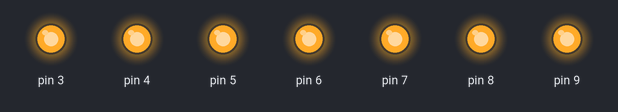
This sketch was run on a simulated Arduino Uno, built with avr-gcc and run on an emulated ATmega328P. Shown: output pins drawn as LEDs (lit = HIGH).

Above: at 0.1 s.
Timing chart, 0 to 1.6 s (numbered marks = the images above):
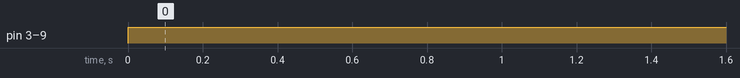

The sketch:

sketch_oct09a__2019_01_13_16_15_23_UTC_.ino
```cpp
void setup() {
for (int i=3 ;i<10;i++)  // put your setup code here, to run once:
pinMode(i,OUTPUT);
}

void loop() {
  // put your main code here, to run repeatedly:
for (int i=3 ;i<10;i++)
digitalWrite(i,HIGH);
}
```

Measured:
- by itself, pin 3–9: LOW → HIGH at 0.00 s
